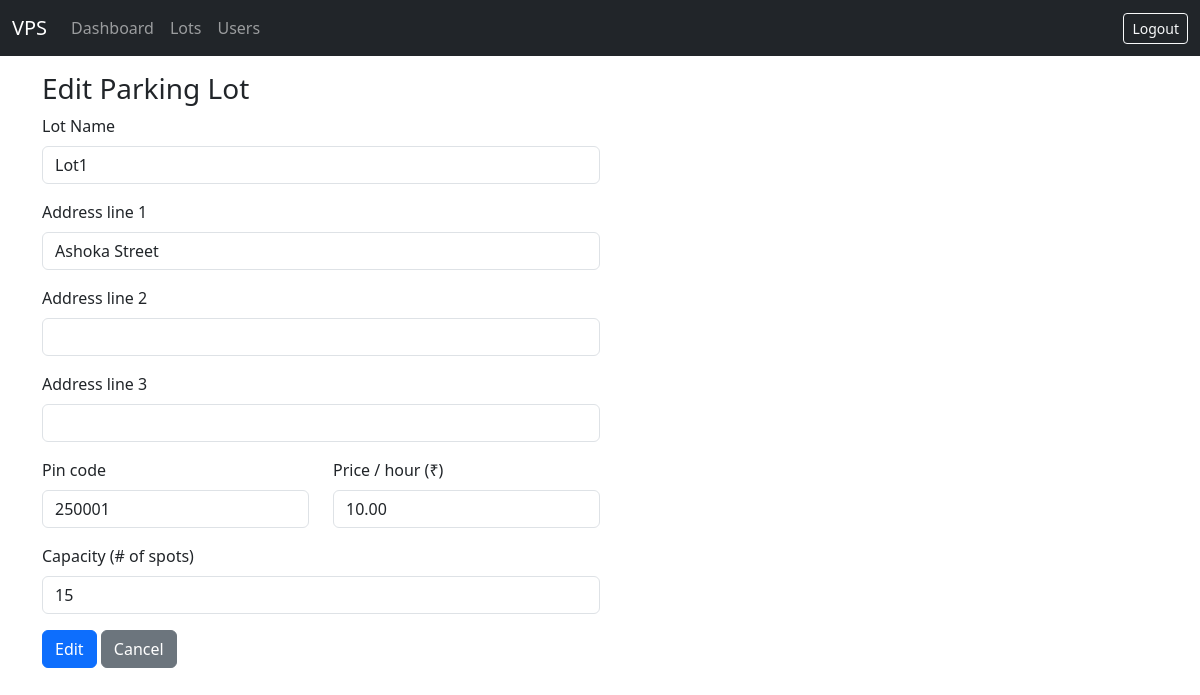
Screenshot of /admin/lots/1/edit (signed in) with the database file from the repository.
### models/models.py (models this page shows, shortened)
class ParkingLot(Base):
    __tablename__ = "parking_lots"
    id = Column(Integer, primary_key=True)
    name = Column(String, nullable=False)
    address_line_1 = Column(String, nullable=False)
    address_line_2 = Column(String)
    address_line_3 = Column(String)
    pin_code = Column(String(10), nullable=False)
    price_per_hour = Column(Numeric(10, 2), nullable=False)
    number_of_spots = Column(Integer, nullable=False)
    spots = relationship(
        "ParkingSpot", back_populates="parking_lot", cascade="all, delete-orphan"
    )

### app.py (the view, shortened to what this page needs)
@app.route("/admin/lots/<int:lot_id>/edit", methods=["GET", "POST"])
@login_required
@role_required("admin")
def edit_lot(lot_id):
    with SessionLocal() as db:
        lot = db.get(ParkingLot, lot_id)
        if not lot:
            flash("Lot not found.")
            return redirect(url_for("list_lots"))
        return render_template("admin/lot_form.html", lot=lot, action="Edit")

### app.py (called while the page is built)
def login_required(view):
    @wraps(view)
    def wrapped(*a, **kw):
        if "user_id" not in session:
            flash("Please log in first.")
            return redirect(url_for("login"))
        return view(*a, **kw)
    return wrapped

def role_required(role):
    def deco(view):
        @wraps(view)
        def wrapped(*a, **kw):
            if session.get("role") != role:
                flash("Access denied.")
                return redirect(url_for("login"))
            return view(*a, **kw)
        return wrapped
    return deco

### templates/admin/lot_form.html (shortened to what this page needs)
{% extends 'base.html' %}
{% block content %}
<h3>{{ action }} Parking Lot</h3>
<form method="post" class="w-50">
  <div class="mb-3">
    <label class="form-label">Lot Name</label>
    <input name="name" class="form-control"
           value="{{ lot.name if lot else '' }}" required>
  </div>
  <div class="mb-3">
    <label class="form-label">Address line 1</label>
    <input name="addr1" class="form-control"
           value="{{ lot.address_line_1 if lot else '' }}" required>
  </div>
  <div class="mb-3">
    <label class="form-label">Address line 2</label>
    <input name="addr2" class="form-control"
           value="{{ lot.address_line_2 if lot else '' }}">
  </div>
  <div class="mb-3">
    <label class="form-label">Address line 3</label>
    <input name="addr3" class="form-control"
           value="{{ lot.address_line_3 if lot else '' }}">
  </div>
  <div class="row">
    <div class="col-md-6 mb-3">
      <label class="form-label">Pin code</label>
      <input name="pin" class="form-control"
             value="{{ lot.pin_code if lot else '' }}" required>
    </div>
    <div class="col-md-6 mb-3">
      <label class="form-label">Price / hour (₹)</label>
      <input name="price" type="number" step="0.01" min="0"
             class="form-control"
             value="{{ lot.price_per_hour if lot else '' }}" required>
    </div>
  </div>
  <div class="mb-3">
    <label class="form-label">Capacity (# of spots)</label>
    <input name="capacity" type="number" min="1" class="form-control"
           value="{{ lot.number_of_spots if lot else '' }}" required>
  </div>
  <button class="btn btn-primary">{{ action }}</button>
  <a class="btn btn-secondary" href="{{ url_for('list_lots') }}">Cancel</a>
</form>
{% endblock %}

### rows the page displays
ParkingLot: name "Lot1", addr1 "Ashoka Street", pin "250001", price "10.00", capacity "15"

### other values shown
{{ action }} "Edit"
